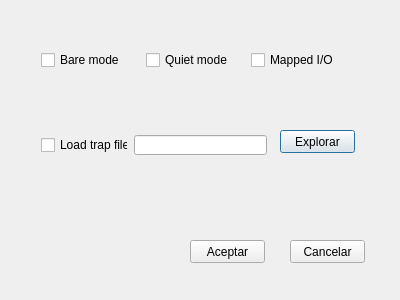
<ui version="4.0" >
 <class>Opciones</class>
 <widget class="QDialog" name="Opciones" >
  <property name="geometry" >
   <rect>
    <x>0</x>
    <y>0</y>
    <width>400</width>
    <height>300</height>
   </rect>
  </property>
  <property name="windowTitle" >
   <string>Opciones</string>
  </property>
  <widget class="QPushButton" name="actionExplorar" >
   <property name="geometry" >
    <rect>
     <x>280</x>
     <y>130</y>
     <width>75</width>
     <height>23</height>
    </rect>
   </property>
   <property name="text" >
    <string>Explorar</string>
   </property>
  </widget>
  <widget class="QCheckBox" name="Bare" >
   <property name="geometry" >
    <rect>
     <x>41</x>
     <y>51</y>
     <width>99</width>
     <height>18</height>
    </rect>
   </property>
   <property name="text" >
    <string>Bare mode</string>
   </property>
  </widget>
  <widget class="QCheckBox" name="Quiet" >
   <property name="geometry" >
    <rect>
     <x>146</x>
     <y>51</y>
     <width>99</width>
     <height>18</height>
    </rect>
   </property>
   <property name="text" >
    <string>Quiet mode</string>
   </property>
  </widget>
  <widget class="QCheckBox" name="Mapped" >
   <property name="geometry" >
    <rect>
     <x>251</x>
     <y>51</y>
     <width>99</width>
     <height>18</height>
    </rect>
   </property>
   <property name="text" >
    <string>Mapped I/O</string>
   </property>
  </widget>
  <widget class="QCheckBox" name="Loadtrap" >
   <property name="geometry" >
    <rect>
     <x>41</x>
     <y>136</y>
     <width>87</width>
     <height>18</height>
    </rect>
   </property>
   <property name="text" >
    <string>Load trap file</string>
   </property>
  </widget>
  <widget class="QLineEdit" name="Directrap" >
   <property name="geometry" >
    <rect>
     <x>134</x>
     <y>135</y>
     <width>133</width>
     <height>20</height>
    </rect>
   </property>
  </widget>
  <widget class="QPushButton" name="cancelarButton" >
   <property name="geometry" >
    <rect>
     <x>290</x>
     <y>240</y>
     <width>75</width>
     <height>23</height>
    </rect>
   </property>
   <property name="text" >
    <string>Cancelar</string>
   </property>
  </widget>
  <widget class="QPushButton" name="buttonBox" >
   <property name="geometry" >
    <rect>
     <x>190</x>
     <y>240</y>
     <width>75</width>
     <height>23</height>
    </rect>
   </property>
   <property name="text" >
    <string>Aceptar</string>
   </property>
  </widget>
 </widget>
 <resources/>
 <connections/>
</ui>
